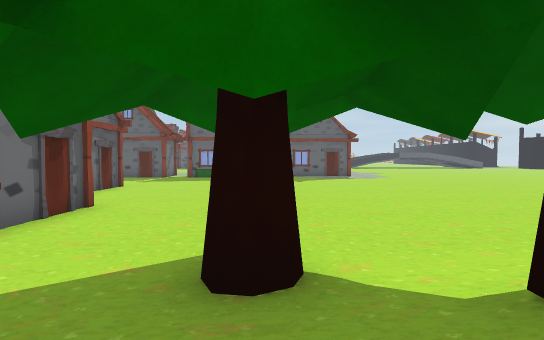
[1] (above)

24 first-person views from a walk through a 3-D level made in the Unity game engine. The camera is 1.2 m above the floor, tilts 2° down and sees 80° across. The floor is counted in squares, 2.25 m on a side. Each view is taken from the middle of a square. On the plan, view 1 faces up. The plan holds only what a view shows up to about 9 squares ahead; the rest is blank. The place goes on beyond the plan. The player is left out. Some animated figures are left out.

[2]
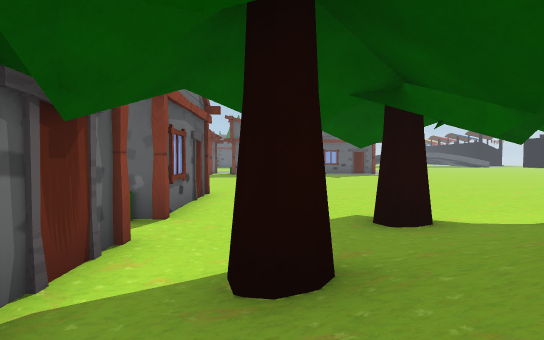

[3]
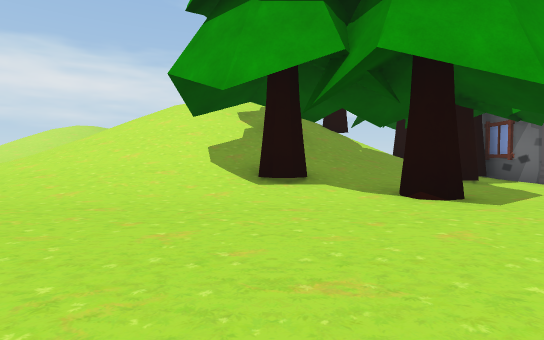

[4]
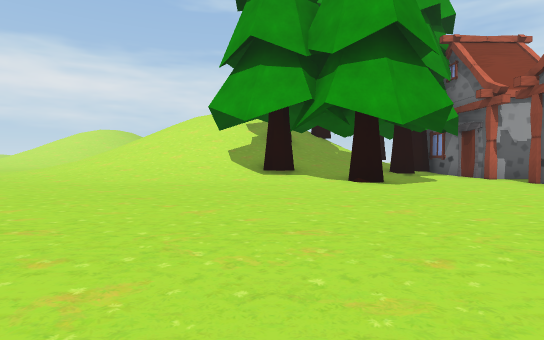

[5]
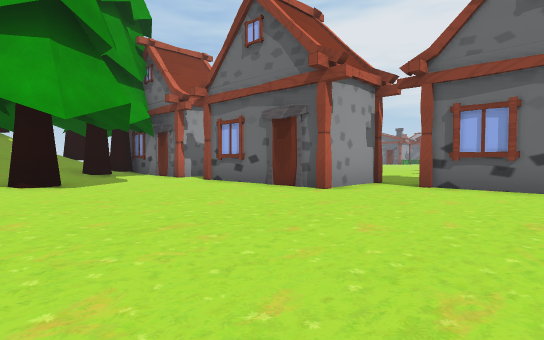

[6]
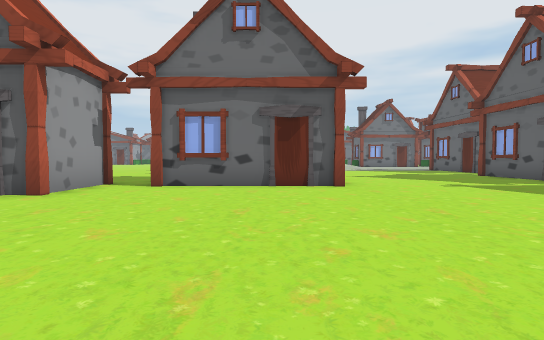

[7]
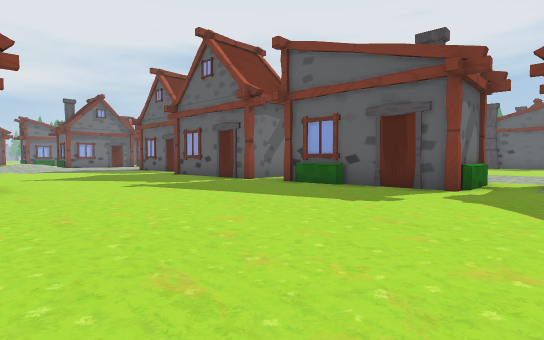

[8]
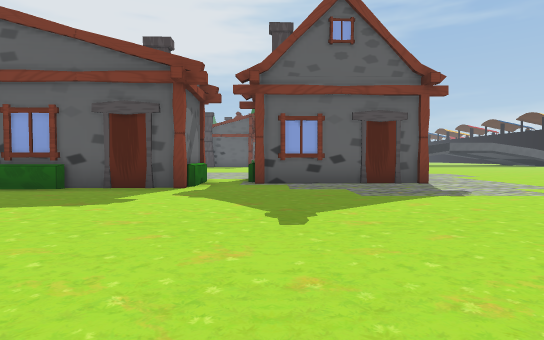

[9]
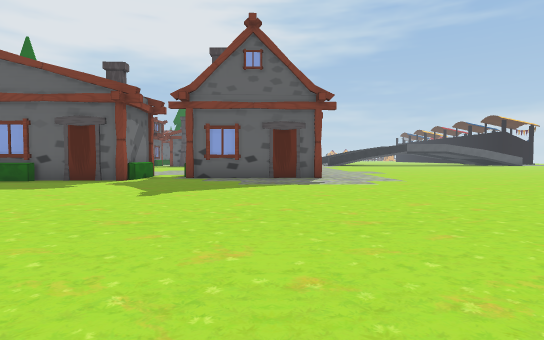

[10]
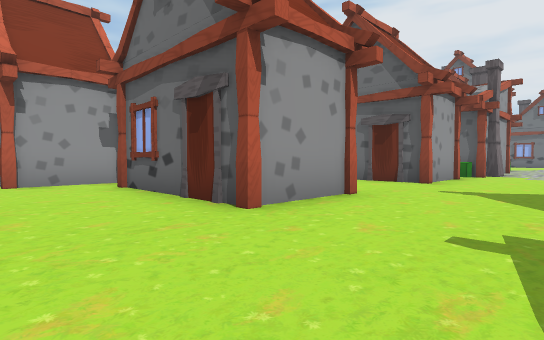

[11]
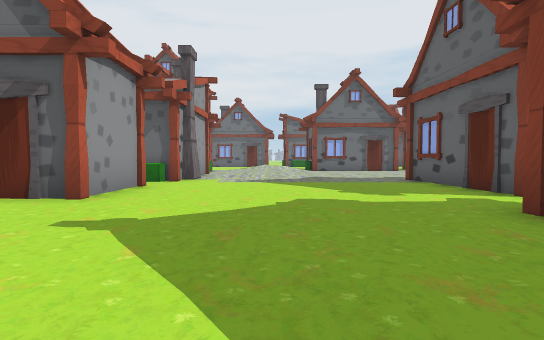

[12]
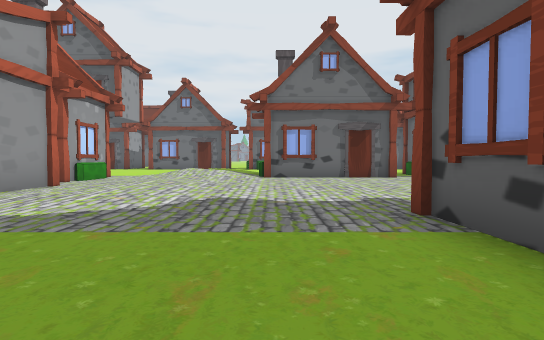

[13]
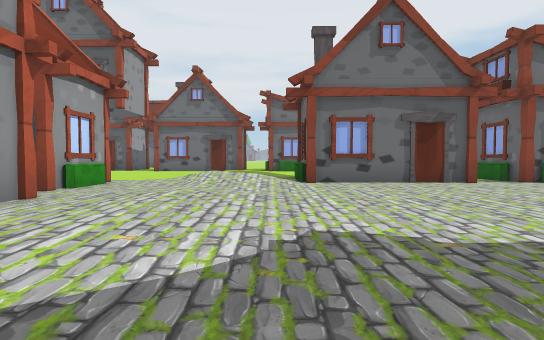

[14]
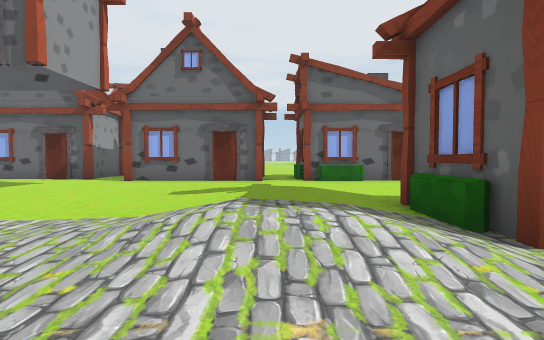

[15]
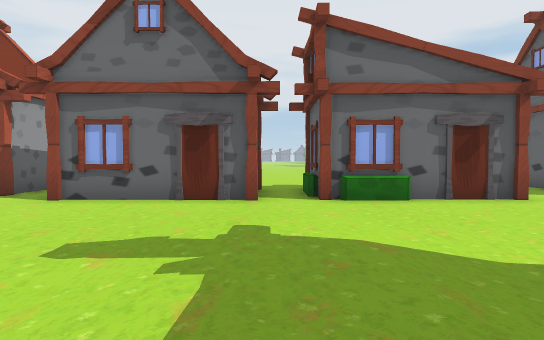

[16]
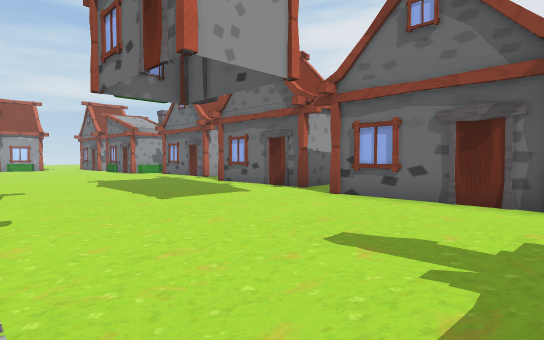

[17]
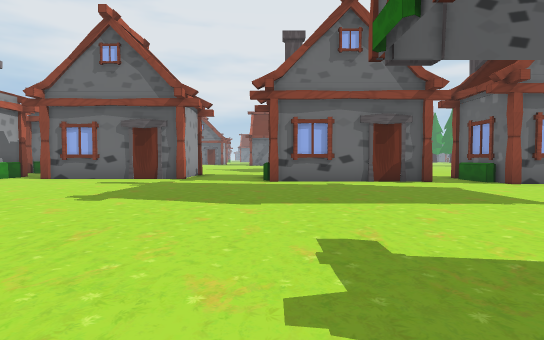

[18]
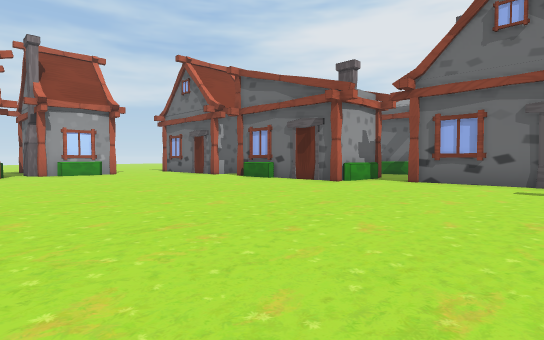

[19]
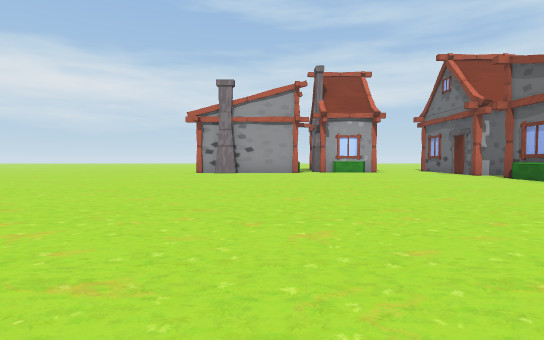

[20]
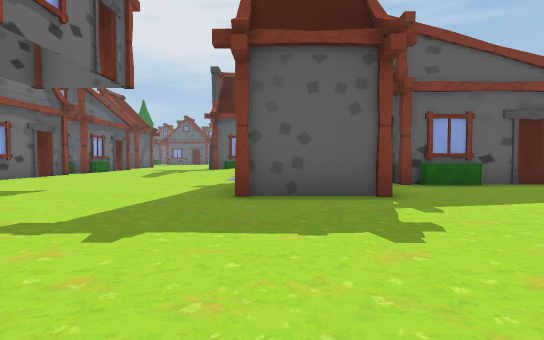

[21]
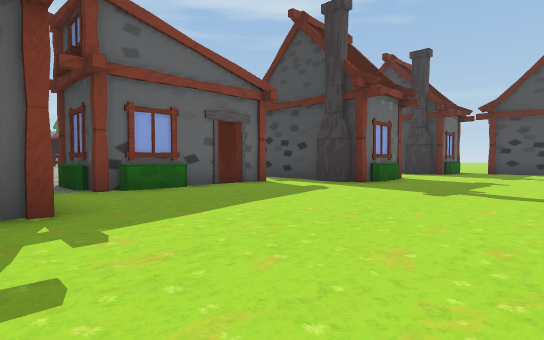

[22]
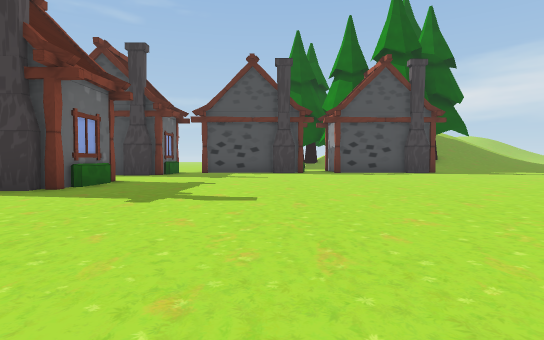

[23]
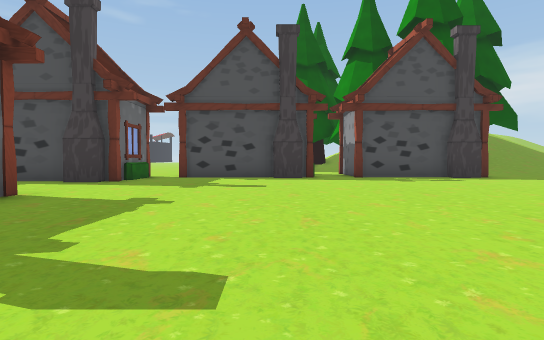

[24]
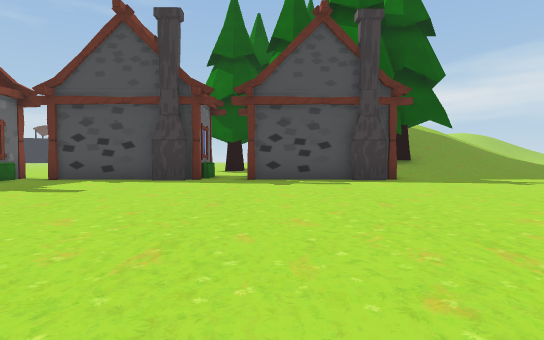

### Floor plan
Key: @ floor where view 1 was taken; # wall or solid block; x gap in a wall; . main floor; : floor 0.25 m higher than the main floor; + floor 0.5 m higher than the main floor; / step, stairs or slope; H house.
Columns run from 31 left of view 1 to 8 right of it. Each row starts with its distance up from view 1.
 23 H
 22 H          H                  ..
 21  ##      H#H                  ..
 20   ..      ...                 ..H    ...
 19    ..      H...               #.H   ....
 18     #..    #.....H###         #.####....
 17     #...   #..........H###.H###.........
 16     #....#HH............................
 15   #H#../////............................
 14   ..../::+////:::......................
 13     #../////.:::.......................
 12     #.........H.#H....................
 11     #......H#x####.##H..##H..........
 10   HH#......  .H###.#    # ..........
  9    ........  ......## ..##.............
  8    #.......##......H#H..H#H............
  7    #..................................
  6    #......................##..........
  5    H...................... #..........
  4   .......................###...........
  3   ..........  ...........HH#............
  2   #.........   ................//#//////
  1   #..........   ..........##.///////////
  0   #...........   ......... #.#/@   /////
 -1   H............    ......# H////   /////
 -2  .HH...........     .....H H ///   ////
 -3  H #............     ......
 -4    #.............      ....
 -5    #..............      ...
 -6    H..............       ..

Where each view was taken, in squares from view 1:
view 1: 0 up, 0 right, facing up
view 2: 2 down, 2 left, facing up
view 3: 7 up, 2 right, facing down
view 4: 10 up, 2 right, facing down
view 5: 10 up, 1 right, facing down-left
view 6: 10 up, 1 right, facing left
view 7: 11 up, 1 right, facing up-left
view 8: 11 up, 1 right, facing up
view 9: 9 up, 3 right, facing up
view 10: 14 up, 3 left, facing down-left
view 11: 14 up, 6 left, facing left
view 12: 16 up, 11 left, facing left
view 13: 15 up, 13 left, facing left
view 14: 14 up, 18 left, facing left
view 15: 14 up, 21 left, facing left
view 16: 14 up, 21 left, facing down-left
view 17: 5 up, 20 left, facing left
view 18: 2 up, 21 left, facing down-left
view 19: 3 up, 21 left, facing down
view 20: 3 up, 20 left, facing up
view 21: 4 up, 19 left, facing up-right
view 22: 4 up, 18 left, facing right
view 23: 4 up, 15 left, facing right
view 24: 1 up, 14 left, facing right
